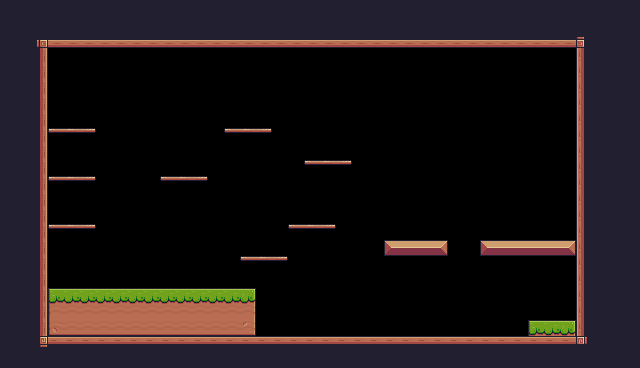

Rendered tile map (Tiled .tmx) drawn with the repository's tilesets; below, a short description and the full map source, tile grids included:
An orthogonal 40x23 tile map with 16x16 px tiles, 1 tile layer (Background) and 38 objects (14x Fruits, 8x Platform, 2x Saw, 2x Touchable, Player, ...).

<map version="1.10" tiledversion="1.11.2" orientation="orthogonal" renderorder="right-down" width="40" height="23" tilewidth="16" tileheight="16" infinite="0" nextlayerid="5" nextobjectid="64">
 <tileset firstgid="1" source="pixel adventure.tsx" />
 <objectgroup id="4" name="SpawnPoints">
  <object id="9" name="Player" type="Player" x="112" y="248.5" width="33.0868" height="34.925" />
  <object id="38" name="Cherries" type="Fruits" x="64" y="96" width="32" height="32" />
  <object id="41" name="Bananas" type="Fruits" x="64" y="144" width="32" height="32" />
  <object id="42" name="Orange" type="Fruits" x="64" y="192" width="32" height="32" />
  <object id="43" name="Cherries" type="Fruits" x="176" y="144" width="32" height="32" />
  <object id="44" name="Melon" type="Fruits" x="240" y="96" width="32" height="32" />
  <object id="45" name="Apple" type="Fruits" x="384" y="208" width="32" height="32" />
  <object id="48" name="Bananas" type="Fruits" x="288" y="192" width="32" height="32" />
  <object id="48" name="Bananas" type="Fruits" x="320" y="128" width="32" height="32" />
  <object id="49" name="Bananas" type="Fruits" x="240" y="224" width="32" height="32" />
  <object id="46" name="Apple" type="Fruits" x="416" y="208" width="32" height="32" />
  <object id="49" name="Melon" type="Fruits" x="480" y="208" width="32" height="32" />
  <object id="50" name="Strawberry" type="Fruits" x="512" y="208" width="32" height="32" />
  <object id="51" name="Pineapple" type="Fruits" x="544" y="208" width="32" height="32" />
  <object id="47" name="Apple" type="Fruits" x="400" y="176" width="32" height="32" />
  <object id="56" type="Saw" x="400" y="320" width="32" height="32">
   <properties>
    <property name="isvertical" type="bool" value="false" />
    <property name="offsetneg" type="float" value="9" />
    <property name="offsetpos" type="float" value="9" />
   </properties>
  </object>
  <object id="47" type="Saw" x="352" y="176" width="32" height="32">
   <properties>
    <property name="isvertical" type="bool" value="true" />
    <property name="offsetneg" type="float" value="8" />
    <property name="offsetpos" type="float" value="8" />
   </properties>
  </object>
  <object id="52" type="Checkpoint" x="512" y="224" width="64" height="96" />
  <object id="55" type="Hearts" x="256" y="0" width="144" height="48" />
  <object id="62" name="Home" type="Touchable" x="0" y="0" width="48" height="48" />
  <object id="63" name="Exit" type="Touchable" x="576" y="0" width="48" height="48" />
 </objectgroup>
 <objectgroup id="5" name="Collisions">
  <object id="13" x="426.452" y="431.048" height="1.83816" />
  <object id="19" x="32" y="32" width="16" height="320" />
  <object id="20" x="32" y="32" width="560" height="16" />
  <object id="21" x="576" y="32" width="16" height="320" />
  <object id="22" x="32" y="336" width="560" height="16" />
  <object id="25" type="Platform" x="48" y="128" width="48" height="16" />
  <object id="26" type="Platform" x="48" y="176" width="48" height="16" />
  <object id="27" type="Platform" x="48" y="224" width="48" height="16" />
  <object id="28" type="Platform" x="160" y="176" width="48" height="16" />
  <object id="29" type="Platform" x="224" y="128" width="48" height="16" />
  <object id="30" type="Platform" x="304" y="160" width="48" height="16" />
  <object id="31" type="Platform" x="288" y="224" width="48" height="16" />
  <object id="32" type="Platform" x="240" y="256" width="48" height="16" />
  <object id="33" x="48" y="288" width="208" height="48" />
  <object id="35" x="384" y="240" width="64" height="16" />
  <object id="36" x="480" y="240" width="96" height="16" />
  <object id="50" x="528" y="320" width="48" height="16" />
 </objectgroup>
 <layer id="1" name="Background" width="40" height="23">
  <properties>
   <property name="BackgroundColor" value="Gray" />
  </properties>
  <data encoding="csv">
112,112,112,112,112,112,112,112,112,112,112,112,112,112,112,112,112,112,112,112,112,112,112,112,112,112,112,112,112,112,112,112,112,112,112,112,112,112,112,112,
112,112,112,112,112,112,112,112,112,112,112,112,112,112,112,112,112,112,112,112,112,112,112,112,112,112,112,112,112,112,112,112,112,112,112,112,112,112,112,112,
112,112,92,134,134,134,134,134,134,134,134,134,134,134,134,134,134,134,134,134,134,134,134,134,134,134,134,134,134,134,134,134,134,134,134,134,93,112,112,112,
112,112,113,49,49,49,49,49,49,49,49,49,49,49,49,49,49,49,49,49,49,49,49,49,49,49,49,49,49,49,49,49,49,49,49,49,111,112,112,112,
112,112,113,49,49,49,49,49,49,49,49,49,49,49,49,49,49,49,49,49,49,49,49,49,49,49,49,49,49,49,49,49,49,49,49,49,111,112,112,112,
112,112,113,0,0,0,49,49,49,49,49,49,49,49,49,49,49,49,49,49,49,49,49,49,49,49,49,49,49,49,49,49,49,49,49,49,111,112,112,112,
112,112,113,49,49,0,49,49,49,49,49,49,49,49,49,49,49,49,49,49,49,49,49,49,49,49,49,49,49,49,49,49,49,49,49,49,111,112,112,112,
112,112,113,0,0,0,49,49,49,49,49,49,49,49,49,49,49,49,49,49,49,49,49,49,49,49,49,49,49,49,49,49,49,49,49,49,111,112,112,112,
112,112,113,40,41,42,49,49,49,49,49,49,49,49,40,41,42,49,49,49,49,49,49,49,49,49,49,49,49,49,49,49,49,49,49,49,111,112,112,112,
112,112,113,0,0,0,49,49,49,49,49,49,49,49,49,49,49,49,49,49,49,49,49,49,49,49,49,49,49,49,49,49,49,49,49,49,111,112,112,112,
112,112,113,0,0,0,49,49,49,49,49,49,49,49,49,49,49,49,49,40,41,42,49,49,49,49,49,49,49,49,49,49,49,49,49,49,111,112,112,112,
112,112,113,40,41,42,49,49,49,49,40,41,42,49,49,49,49,49,49,49,49,49,49,49,49,49,49,49,49,49,49,49,49,49,49,49,111,112,112,112,
112,112,113,49,49,49,49,49,49,49,49,49,49,49,49,49,49,49,49,49,49,49,49,49,49,49,49,49,49,49,0,0,0,49,49,49,111,112,112,112,
112,112,113,0,0,0,49,49,49,49,49,49,49,49,49,49,49,49,49,49,49,49,49,49,49,49,49,49,49,49,49,49,49,49,49,49,111,112,112,112,
112,112,113,40,41,42,49,49,49,49,49,49,49,49,49,49,49,49,40,41,42,49,49,49,49,49,49,49,49,49,49,49,49,49,49,49,111,112,112,112,
112,112,113,49,49,49,49,49,49,49,49,49,49,49,49,49,49,49,49,49,49,49,49,49,13,14,14,15,0,0,13,14,14,14,14,15,111,112,112,112,
112,112,113,49,49,49,49,49,49,49,49,49,49,49,49,40,41,42,49,49,49,49,49,49,49,49,49,49,49,49,49,49,49,49,49,49,111,112,112,112,
112,112,113,0,0,49,49,49,49,49,49,49,49,49,49,49,49,49,49,49,49,49,49,49,49,49,49,49,49,49,49,49,49,49,49,49,111,112,112,112,
112,112,113,7,8,8,8,8,8,8,8,8,8,8,8,9,49,49,49,49,49,49,0,0,0,49,49,0,0,0,49,49,49,49,49,49,111,112,112,112,
112,112,113,29,30,30,30,30,30,30,30,30,30,30,30,31,49,49,49,49,49,49,49,49,49,49,49,49,49,49,49,49,49,49,49,49,111,112,112,112,
112,112,113,51,52,52,52,52,52,52,52,52,52,52,52,53,49,49,49,49,49,49,49,49,49,49,49,49,49,49,49,49,49,7,8,9,111,112,112,112,
112,112,114,90,90,90,90,90,90,90,90,90,90,90,90,90,90,90,90,90,90,90,90,90,90,90,90,90,90,90,90,90,90,90,90,90,115,112,112,112,
112,112,112,112,112,112,112,112,112,112,112,112,112,112,112,112,112,112,112,112,112,112,112,112,112,112,112,112,112,112,112,112,112,112,112,112,112,112,112,112
</data>
 </layer>
</map>
